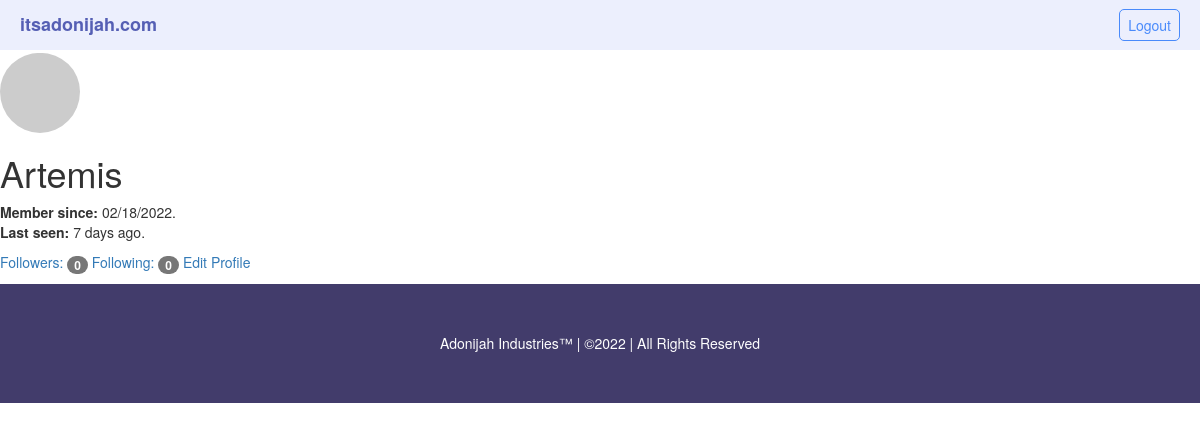
Page /user/Artemis (signed in) on the earlier database version.
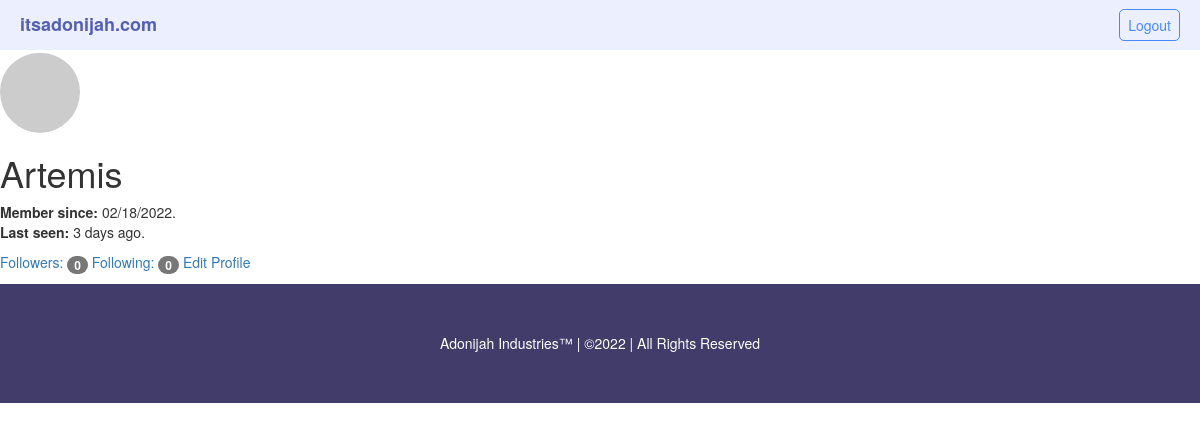
Same page on the later database version.
### app/models.py (models this page shows, shortened)
class User(UserMixin,db.Model):
    __tablename__='users'
    id=db.Column(db.Integer,primary_key=True,autoincrement=True)
    email=db.Column(db.String(64),unique=True,index=True)
    username=db.Column(db.String(64),unique=True,index=True)
    password_hash=db.Column(db.String(128))
    confirmed=db.Column(db.Boolean,default=False)
    name=db.Column(db.String(64))
    profile=db.Column(db.String(20),nullable=True)
    location=db.Column(db.String(64))
    about_me=db.Column(db.Text())
    member_since=db.Column(db.DateTime(),default=datetime.utcnow)
    last_seen=db.Column(db.DateTime(),default=datetime.utcnow)
    avatar_hash=db.Column(db.String(64))
    role_id=db.Column(db.Integer,db.ForeignKey('roles.id'))
    posts=db.relationship('Post',backref='author',lazy='dynamic')
    followed=db.relationship('Follow',foreign_keys=[Follow.follower_id],backref=db.backref('follower', lazy='joined'), lazy='dynamic', cascade='all, delete-orphan')
    followers = db.relationship('Follow', foreign_keys=[Follow.followed_id], backref=db.backref('followed', lazy='joined'), lazy='dynamic', cascade='all, delete-orphan')
    comments=db.relationship('Comment',backref='author',lazy='dynamic')
    @property
    def password(self):
        raise AttributeError('Password is not a readable attribute')
    def can(self,perm):
        return self.role is not None and self.role.has_permission(perm)
    def is_administrator(self):
        return self.can(Permission.ADMIN)
    def ping(self):
        self.last_seen=datetime.utcnow()
        db.session.add(self)
        db.session.commit()
    def gravatar(self,size=100,default='identicon',rating='g'):
        if request.is_secure:
            url = 'https://secure.gravatar.com/avatar'
        else:
            url = 'http://www.gravatar.com/avatar'
        hash = hashlib.md5(self.email.lower().encode('utf-8')).hexdigest()
        return '{url}/{hash}?s={size}&d={default}&r={rating}'.format(url=url, hash=hash, size=size, default=default, rating=rating)

### app/main/views.py (the view)
@main.route('/user/<username>')
def user(username):
    user=User.query.filter_by(username=username).first_or_404()
    if user is None:
        abort(404)
    posts=user.posts.order_by(Post.timestamp.desc()).all()
    return render_template('user.html',user=user,posts=posts)

### app/main/__init__.py (called while the page is built)
@main.app_context_processor
def inject_permission():
    return dict(Permission=Permission)

### app/main/views.py (called while the page is built)
@main.after_app_request
def after_request(response):
    for query in get_debug_queries():
        if query.duration >= current_app.config['MICROBLOG_SLOW_DB_QUERY_TIME']:
            current_app.logger.warning('Slow query: %s\nParameters: %s\nDuration: %fs\nContext: %s\n'% (query.statement, query.parameters, query.duration, query.context))
    return response

@main.before_app_request
def before_request():
    if current_user.is_authenticated and not current_user.confirmed and request.blueprint !='main' and request.endpoint !='static':
        return redirect(url_for('main.unconfirmed'))

@main.before_app_request
def before_request():
    if current_user.is_authenticated:
        current_user.ping()
        if not current_user.confirmed and request.endpoint and request.blueprint !='main' and request.endpoint != 'static':
            return redirect(url_for('main.unconfirmed'))

### app/models.py (called while the page is built)
@login_manager.user_loader
def load_user(user_id):
    return User.query.get(int(user_id))

### app/templates/user.html (shortened to what this page needs)
{%extends "base.html"%}
{%block content%}
    <img class="img-circle profile-thumbnail" src="{{user.gravatar(size=256)}}"
    <div class="page-header">
        <h1>{{ user.username }}</h1>
        <p>
            <b>Member since:</b> {{ moment(user.member_since).format('L') }}.
            <br/>
            <b>Last seen:</b> {{ moment(user.last_seen).fromNow() }}.
        </p>
        <a href="{{ url_for('main.followers', username=user.username) }}">Followers: <span class="badge">{{ user.followers.count()-1 }}</span>
        </a>
        <a href="{{ url_for('main.followed_by', username=user.username) }}">Following: <span class="badge">{{ user.followed.count() -1 }}</span>
        </a>
        {%if user==current_user%}
            <a href="{{url_for('main.edit_profile')}}">Edit Profile</a>
        {%endif%}
    {{super()}}
{%endblock%}

### app/templates/base.html (shortened to what this page needs)
{% extends "bootstrap/base.html"%}
{%block styles%}
{{super()}}
<link rel="stylesheet" href="{{url_for('static',filename="styles/styles.css")}}" type="text/css">
{%endblock%}
{%block navbar%}
    <header>
        <div id="brand"><a href="{{url_for('main.home')}}">itsadonijah.com</a></div>
        <nav>
            <ul>
                {%if current_user.is_authenticated%}
                <li id="login"><a href="{{url_for('main.logout')}}">Logout</a></li>
                {%else%}
                <li id="login"><a href="{{url_for('main.login')}}">Login</a></li>
                <li id="signup"><a href="{{url_for('main.register')}}">Signup</a></li>
                {%endif%}
            </ul>
        </nav>
    </header>
{%endblock%}
{%block content%}
{%block footer%}
<div class="footer">
    <h5 class="text-center">Adonijah Industries&trade; | &copy;2022 | All Rights Reserved</h5>
</div>
{%endblock%}
{%endblock%}

### app/static/styles/styles.css (style rules this page uses)
:root { box-sizing: border-box; }
body { font: 'Ariel', 'sans-serif'; }
.footer { color: white; background-color: rgb(66, 60, 107); padding: 3em; }
header a { text-decoration: none; }
header { padding: 0 20px; background-color: rgb(236, 239, 253); height: 50px; display: flex; justify-content: space-between; }
#brand { font-weight: bold; font-size: 18px; display: flex; align-items: center; }
#brand a { color: #555fb4; }
ul { list-style: none; height: 100%; display: flex; align-items: center; justify-content: space-around; }
ul a { color: white; }
ul li { padding: 5px; margin-left: 10px; }
#login, #signup { border-radius: 5px; padding: 5px 8px; }
#login { border: 1px solid #498afb; }
#login a { color: #498afb; }
.profile-thumbnail { margin-right: -5em; padding-top: .2em; }

Differences in the rows shown:
changed User "Artemis": last_seen "7 days ago" → "3 days ago"
